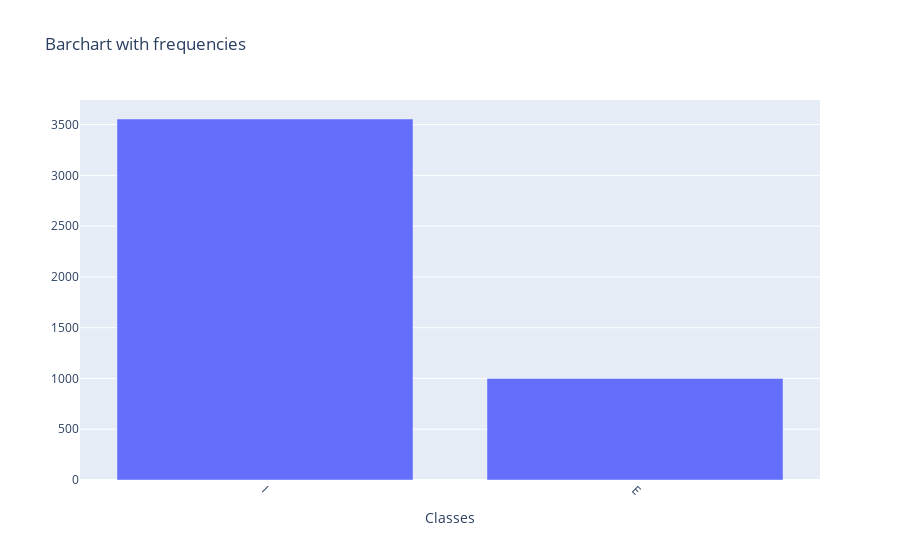

Write notebook code for a chart like this one.
### Code cell
# plot data
freqs = data['class'].value_counts().tolist()
data_classes = data['class'].value_counts().index.tolist()

plot_data(data_classes, freqs)

### Figure 1 — Plotly figure (JSON) as saved in the notebook; plotly's stock layout.template omitted (floating-point values rounded to 4 significant figures)
{"data": [{"type": "bar", "x": ["I", "E"], "y": [3555, 1000]}], "layout": {"title": {"text": "Barchart with frequencies"}, "xaxis": {"tickangle": 45, "title": {"text": "Classes"}, "type": "category"}}}
